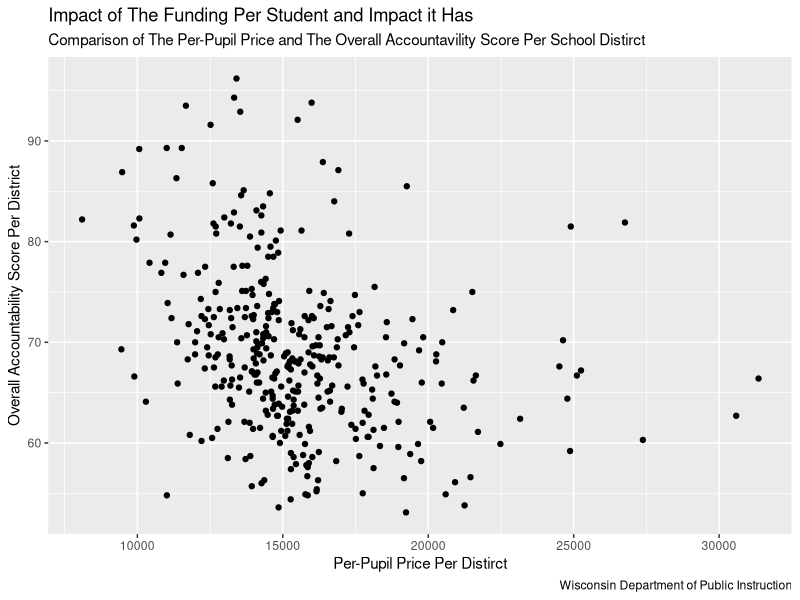
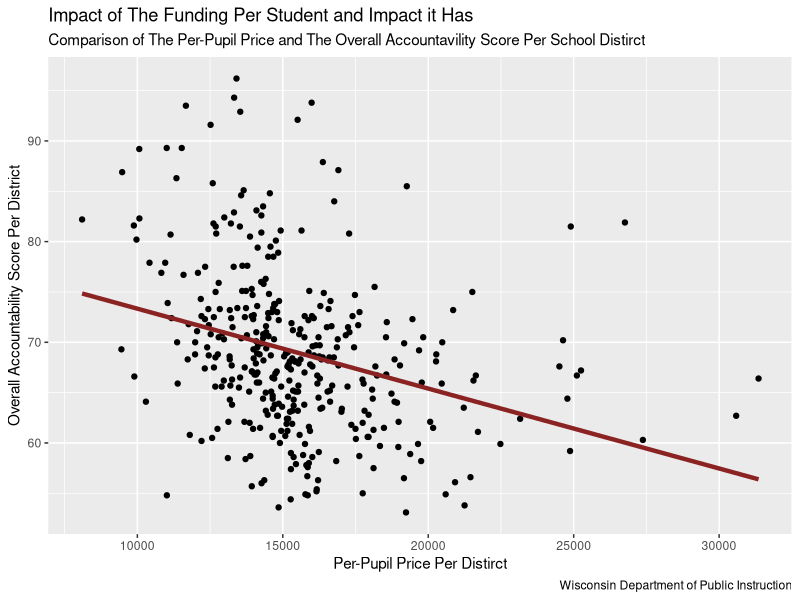

These charts were generated, in order, by the following R code:
## ---- chunk 1
library(tidyverse)
library(dplyr)
## ---- chunk 2
library(readxl)
X2023_2024_district_report_card <- read_excel("2023-2024_district_report_card.xlsx")
head(X2023_2024_district_report_card)
## ---- chunk 3
library(readxl)
cmpcst24_1_ <- read_excel("cmpcst24 (1).xlsx")
head(cmpcst24_1_)
## ---- chunk 4
report_card <- X2023_2024_district_report_card 

report_card <- report_card |>
  select("District Name", "Overall Accountability Score", "Overall Accountability Rating",
         "Grade Band for Comparison", "District Enrollment") 

report_card
## ---- chunk 5
tcec_per_district <- cmpcst24_1_

tcec_per_district <- tcec_per_district |>
  select("...5", "...6")

tcec_per_district
## ---- chunk 6
tcec_per_district <- tcec_per_district |>
  rename(
    `District Name` = `...5`,
    `TCEC` = `...6`) 

tcec_per_district
## ---- chunk 7
tcec_per_district <- tcec_per_district |>
  filter(
  `District Name` != " ", `District Name`!= "NAME", `District Name` != "18310.044339754681", 
  `District Name` != "Statewide Total")
  
tcec_per_district
## ---- chunk 8
school_district <- tcec_per_district |>
  inner_join(report_card)

school_district
## ---- chunk 9
school_district <- school_district |>
  mutate(
    "TCEC" = as.numeric(`TCEC`),
    "Overall Accountability Score" = as.numeric(`Overall Accountability Score`))
## ---- chunk 10
school_district <- school_district |>
    mutate(
      "Per-Pupil Price" = `TCEC` / `District Enrollment`
      )
    
school_district
## ---- chunk 11
school_district_graph <- school_district |>
  ggplot(aes(x = `Per-Pupil Price`,
             y = `Overall Accountability Score`)) + 
  geom_point() +
  labs(
    title = "Impact of The Funding Per Student and Impact it Has",
    subtitle = "Comparison of The Per-Pupil Price and The Overall Accountavility Score Per School Distirct",
    x = "Per-Pupil Price Per Distirct",
    y = "Overall Accountability Score Per District",
    caption = "Wisconsin Department of Public Instruction"
  )

plot(school_district_graph)
## ---- chunk 12
mean_tcec_by_category <- school_district |>
  group_by(`Overall Accountability Rating`) |>
  summarize(
    `Mean of Per-Pupil TCEC` = mean(`Per-Pupil Price`, na.rm = TRUE),
    `Number` = n()) |>
  knitr::kable(digits = 2)
mean_tcec_by_category
## ---- chunk 13
school_district_graph +
  geom_smooth(method = "lm", se = FALSE, color = "brown4", size = 1.5)
## ---- chunk 14
tcec_reg <- lm(`Overall Accountability Score` ~ `Per-Pupil Price` , data = school_district)
tcec_reg
